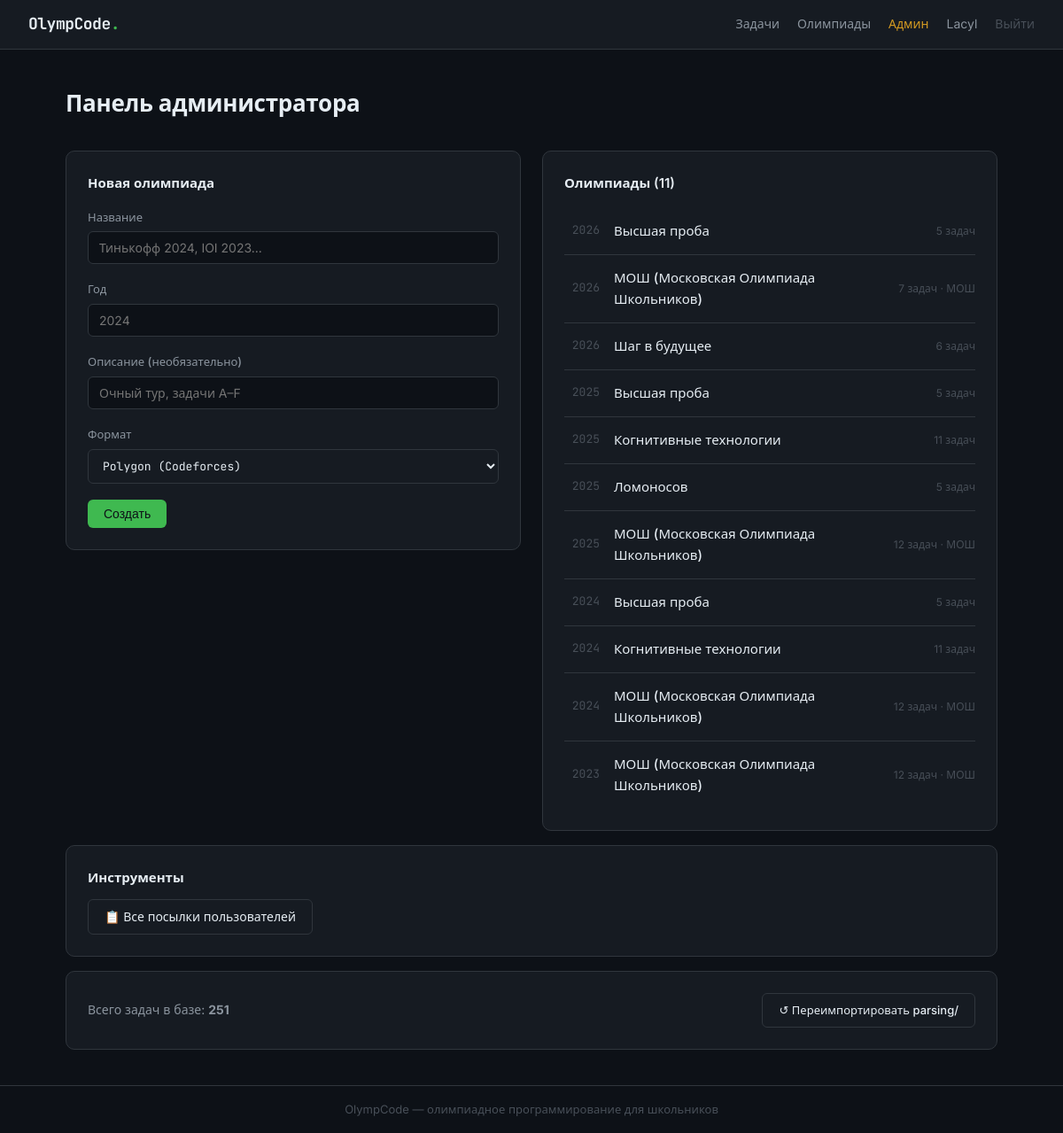
Page /admin/ (signed in) on the committed database.
### models.py (models this page shows)
class User(Base):
    __tablename__ = "users"
    id:            Mapped[int]      = mapped_column(Integer, primary_key=True)
    username:      Mapped[str]      = mapped_column(String(64), unique=True, index=True)
    email:         Mapped[str]      = mapped_column(String(256), unique=True)
    password_hash: Mapped[str]      = mapped_column(String(256))
    is_admin:      Mapped[bool]     = mapped_column(Boolean, default=False)
    created_at:    Mapped[datetime] = mapped_column(DateTime, default=datetime.now)
    submissions: Mapped[list["Submission"]] = relationship(back_populates="user")

class Contest(Base):
    __tablename__ = "contests"
    id:          Mapped[int]        = mapped_column(Integer, primary_key=True)
    title:       Mapped[str]        = mapped_column(String(256))
    year:        Mapped[int | None] = mapped_column(Integer, nullable=True)
    description: Mapped[str | None] = mapped_column(Text, nullable=True)
    format:      Mapped[ContestFormat] = mapped_column(SAEnum(ContestFormat), default=ContestFormat.POLYGON)
    is_visible:  Mapped[bool]       = mapped_column(Boolean, default=False)
    created_at:  Mapped[datetime]   = mapped_column(DateTime, default=datetime.now)
    contest_tasks: Mapped[list["ContestTask"]] = relationship(back_populates="contest")

### routers/admin.py (the view)
@router.get("/")
async def admin_index(request: Request, db: Session = Depends(get_db)):
    user = _require_admin(request, db)
    if not user:
        return render_404(request, None)
    contests = db.query(Contest).order_by(Contest.year.desc(), Contest.title).all()
    tasks_count = db.query(Task).count()
    return templates.TemplateResponse("admin/index.html", {
        "request":      request,
        "user":         user,
        "contests":     contests,
        "tasks_count":  tasks_count,
    })

### templates/admin/index.html (shortened to what this page needs)
{% extends "base.html" %}
{% block content %}
<div class="page-header">
  <h1>Панель администратора</h1>
</div>
<div style="display:grid; grid-template-columns:1fr 1fr; gap:24px; align-items:start">
  <div class="card">
    <h2 style="font-size:15px; font-weight:600; margin-bottom:16px">Новая олимпиада</h2>
    <form method="post" action="/admin/contest/create">
      <div class="form-group">
        <label>Название</label>
        <input class="form-input" name="title" required placeholder="Тинькофф 2024, IOI 2023...">
      </div>
      <div class="form-group">
        <label>Год</label>
        <input class="form-input" name="year" type="number" placeholder="2024">
      </div>
      <div class="form-group">
        <label>Описание (необязательно)</label>
        <input class="form-input" name="description" placeholder="Очный тур, задачи A–F">
      </div>
      <div class="form-group">
        <label>Формат</label>
        <select class="lang-select" name="contest_format" style="width:100%; padding:9px 12px">
          <option value="polygon">Polygon (Codeforces)</option>
        </select>
      </div>
      <button class="btn btn--primary" type="submit">Создать</button>
    </form>
  </div>
  <div class="card">
    <h2 style="font-size:15px; font-weight:600; margin-bottom:16px">
      Олимпиады ({{ contests | length }})
    </h2>
    {% if contests %}
    <ul class="task-list">
      {% for contest in contests %}
      <li class="task-list__item">
        <span class="task-num">{{ contest.year or '—' }}</span>
        <a href="/admin/contest/{{ contest.id }}" class="task-link">{{ contest.title }}</a>
        <span style="font-size:12px; color:var(--text-3)">
          {{ contest.contest_tasks | length }} задач
          {% if contest.format.value == 'mosh' %} · МОШ{% endif %}
        </span>
      </li>
      {% endfor %}
    </ul>
    {% else %}
    <p style="color:var(--text-2); font-size:14px">Пока нет олимпиад</p>
    {% endif %}
  </div>
</div>
<div class="card" style="margin-top:16px; margin-bottom:16px">
  <h2 style="font-size:15px; font-weight:600; margin-bottom:12px">Инструменты</h2>
  <div style="display:flex; gap:8px; flex-wrap:wrap">
    <a href="/admin/submissions" class="btn btn--outline">📋 Все посылки пользователей</a>
  </div>
</div>
<div class="card" style="margin-top:0px">
  <div style="display:flex; justify-content:space-between; align-items:center">
    <span style="font-size:14px; color:var(--text-2)">Всего задач в базе: <b>{{ tasks_count }}</b></span>
    <a href="/admin/reimport" class="btn btn--outline" style="font-size:13px">
      ↺ Переимпортировать parsing/
    </a>
  </div>
</div>
{% endblock %}

### templates/base.html (shortened to what this page needs)
<!DOCTYPE html>
<html lang="ru">
<head>
  <link rel="stylesheet" href="/static/css/main.css">
</head>
<body>
<nav class="navbar">
  <a href="/" class="nav-logo">OlympCode<span class="logo-dot">.</span></a>
  <div class="nav-links">
    <a href="/" class="nav-link">Задачи</a>
    <a href="/contests/" class="nav-link">Олимпиады</a>
    {% if user %}
      {% if user.is_admin %}<a href="/admin/" class="nav-link" style="color:var(--amber)">Админ</a>{% endif %}
      <a href="/profile/" class="nav-link">{{ user.username }}</a>
      <a href="/auth/logout" class="nav-link nav-link--muted">Выйти</a>
    {% else %}
      <a href="/auth/login" class="nav-link">Войти</a>
      <a href="/auth/register" class="btn btn--sm btn--primary">Регистрация</a>
    {% endif %}
  </div>
</nav>
<main class="main-content">
  {% block content %}{% endblock %}
</main>
<footer class="footer">
  <span>OlympCode — олимпиадное программирование для школьников</span>
</footer>
</body>
</html>

### static/css/main.css (style rules this page uses)
*, *::before, *::after { box-sizing: border-box; margin: 0; padding: 0; }
:root { --bg: #0d1117; --bg-card: #161b22; --bg-input: #0d1117; --border: #30363d; --border-hi: #58a6ff; --text: #e6edf3; --text-2: #8b949e; --text-3: #484f58; --green: #3fb950; --green-dim: #1a4226; --red: #f85149; --red-dim: #3d1a19; --amber: #d29922; --amber-dim: #2d2208; --blue: #58a6ff; --mono: 'JetBrains Mono', 'Courier New', monospace; --sans: 'Inter', system-ui, sans-serif; --radius: 6px; --radius-lg: 10px; }
html { scroll-behavior: smooth; }
body { background: var(--bg); color: var(--text); font-family: var(--sans); font-size: 15px; line-height: 1.6; min-height: 100vh; display: flex; flex-direction: column; }
a { color: var(--blue); text-decoration: none; }
.navbar { display: flex; align-items: center; justify-content: space-between; padding: 0 32px; height: 56px; border-bottom: 1px solid var(--border); background: var(--bg-card); position: sticky; top: 0; z-index: 100; }
.nav-logo { font-family: var(--mono); font-weight: 700; font-size: 18px; color: var(--text); text-decoration: none; letter-spacing: -0.5px; }
.logo-dot { color: var(--green); }
.nav-links { display: flex; align-items: center; gap: 20px; }
.nav-link { color: var(--text-2); font-size: 14px; text-decoration: none; transition: color .15s; }
.nav-link--muted { color: var(--text-3); }
.main-content { flex: 1; max-width: 1100px; width: 100%; margin: 0 auto; padding: 40px 24px; }
.footer { border-top: 1px solid var(--border); padding: 16px 32px; text-align: center; font-size: 13px; color: var(--text-3); }
.btn { display: inline-flex; align-items: center; gap: 6px; padding: 8px 18px; border-radius: var(--radius); font-size: 14px; font-weight: 500; cursor: pointer; border: none; transition: opacity .15s, background .15s; text-decoration: none; }
.btn--primary { background: var(--green); color: #0d1117; }
.btn--outline { background: transparent; border: 1px solid var(--border); color: var(--text); }
.card { background: var(--bg-card); border: 1px solid var(--border); border-radius: var(--radius-lg); padding: 24px; }
.page-header { margin-bottom: 32px; }
.page-header h1 { font-size: 26px; font-weight: 600; letter-spacing: -0.3px; }
.task-list { list-style: none; }
.task-list__item { display: grid; grid-template-columns: 40px 1fr auto; align-items: center; gap: 16px; padding: 14px 0; border-bottom: 1px solid var(--border); }
.task-list__item:last-child { border-bottom: none; }
.task-num { font-family: var(--mono); font-size: 13px; color: var(--text-3); text-align: right; }
.task-link { color: var(--text); font-weight: 500; text-decoration: none; }
.lang-select { background: var(--bg-card); border: 1px solid var(--border); color: var(--text); padding: 5px 10px; border-radius: var(--radius); font-size: 13px; font-family: var(--mono); cursor: pointer; }
.form-group { margin-bottom: 18px; }
.form-group label { display: block; font-size: 13px; font-weight: 500; margin-bottom: 6px; color: var(--text-2); }
.form-input { width: 100%; background: var(--bg-input); border: 1px solid var(--border); border-radius: var(--radius); color: var(--text); padding: 9px 12px; font-size: 14px; font-family: var(--sans); outline: none; transition: border-color .15s; }

### rows in the picture
User: username "Lacyl"
Contest: year "2026", title "Высшая проба", contest_tasks|length "5"
Contest: year "2026", title "МОШ (Московская Олимпиада Школьников)", contest_tasks|length "7", format "· МОШ"
Contest: year "2026", title "Шаг в будущее", contest_tasks|length "6"
Contest: year "2025", title "Высшая проба", contest_tasks|length "5"
Contest: year "2025", title "Когнитивные технологии", contest_tasks|length "11"
Contest: year "2025", title "Ломоносов", contest_tasks|length "5"
Contest: year "2025", title "МОШ (Московская Олимпиада Школьников)", contest_tasks|length "12", format "· МОШ"
Contest: year "2024", title "Высшая проба", contest_tasks|length "5"
Contest: year "2024", title "Когнитивные технологии", contest_tasks|length "11"
Contest: year "2024", title "МОШ (Московская Олимпиада Школьников)", contest_tasks|length "12", format "· МОШ"
Contest: year "2023", title "МОШ (Московская Олимпиада Школьников)", contest_tasks|length "12", format "· МОШ"

### other values in the picture
{{ contests | length }} "11"
{{ tasks_count }} "251"
